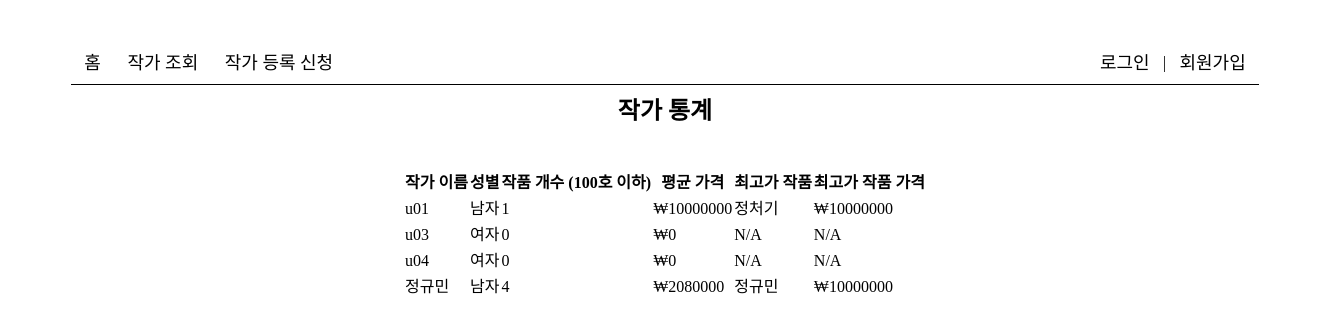
Screenshot of /artist_statistics/ with the database file from the repository.
### posts/models.py (models this page shows, shortened)
class Artist(models.Model):
    GENDER_CHOICES = [
        ('M', '남자'),
        ('F', '여자'),
    ]
    STATUS_CHOICES = [
        ('P', '대기중'),  # Pending
        ('A', '승인됨'),  # Approved
        ('R', '거부됨'),  # Rejected
    ]
    user = models.OneToOneField(User, on_delete=models.CASCADE)  # 사용자와 1:1 관계
    name = models.CharField(max_length=16)
    gender = models.CharField(max_length=1, choices=GENDER_CHOICES)
    birth_date = models.DateField()
    email = models.EmailField(unique=True)
    profile_image = models.ImageField(upload_to='artist_images/', blank=True, null=True)  # 작가 프로필 이미지
    contact = models.CharField(max_length=100, blank=True, null=True)
    status = models.CharField(max_length=1, choices=STATUS_CHOICES, default='P')  # 작가 상태

class Artwork(models.Model):
    artist = models.ForeignKey(Artist, on_delete=models.CASCADE)  # 작가와 1:N 관계
    title = models.CharField(max_length=64)
    price = models.DecimalField(max_digits=10, decimal_places=2)
    hoosu = models.PositiveIntegerField()  # 호수 (1 이상 500 이하의 숫자)
    created_at = models.DateTimeField(auto_now_add=True)
    artwork_image = models.ImageField(upload_to='artwork_images/', blank=True, null=True)  # 작품 이미지

### posts/views.py (the view)
# urls.py: path('artist_statistics/', views.artist_statistics, name='artist_statistics'),
def artist_statistics(request):
    artists = Artist.objects.all()
    artist_stats = []
    for artist in artists:
        artworks = Artwork.objects.filter(artist=artist)
        if artworks.exists():
            artwork_count_below_100 = artworks.filter(hoosu__lte=100).count()
            average_price = artworks.aggregate(Avg('price'))['price__avg']
            most_expensive_artwork = artworks.order_by('-price').first()
            least_expensive_artwork = artworks.order_by('price').first()
            artist_stats.append({
                'artist': artist,
                'artwork_count_below_100': artwork_count_below_100,
                'average_price': average_price if average_price else 0,
                'most_expensive_artwork': most_expensive_artwork,
                'least_expensive_artwork': least_expensive_artwork,
            })
        else:
            artist_stats.append({
                'artist': artist,
                'artwork_count_below_100': 0,
                'average_price': 0,
                'most_expensive_artwork': None,
                'least_expensive_artwork': None,
            })
    return render(request, 'posts/artist_statistics.html', {'artist_stats': artist_stats})

### posts/templates/posts/artist_statistics.html (shortened to what this page needs)
<!DOCTYPE html>
<html lang="en">
<head>
    {% load static %}
    <link rel="stylesheet" href="{% static 'posts/css/style.css' %}">
</head>
<body>
    {% include 'posts/header.html' %}
    <main>
        <section class="mt20">
            <div class="container cc">
                <h1 class="tc">작가 통계</h1>
                <table class="statistics_table mt6">
                    <thead>
                        <tr>
                            <th>작가 이름</th>
                            <th>성별</th>
                            <th>작품 개수 (100호 이하)</th>
                            <th>평균 가격</th>
                            <th>최고가 작품</th>
                            <th>최고가 작품 가격</th>
                        </tr>
                    </thead>
                    <tbody>
                        {% for stat in artist_stats %}
                        <tr>
                            <td>{{ stat.artist.name }}</td>
                            <td>{{ stat.artist.get_gender_display }}</td>
                            <td>{{ stat.artwork_count_below_100 }}</td>
                            <td>₩{{ stat.average_price|floatformat:0 }}</td><td>
                                {% if stat.most_expensive_artwork %}
                                    {{ stat.most_expensive_artwork.title }}
                                {% else %}
                                    N/A
                                {% endif %}
                            </td><td>
                                {% if stat.most_expensive_artwork %}
                                    ₩{{ stat.most_expensive_artwork.price|floatformat:0 }}
                                {% else %}
                                    N/A
                                {% endif %}
                            </td>
                        </tr>
                        {% empty %}
                        <tr>
                            <td colspan="6" class="tc">통계 데이터가 없습니다.</td>
                        </tr>
                        {% endfor %}
                    </tbody>
                </table>
            </div>
        </section>
    </main>
</body>
</html>

### posts/static/posts/css/style.css (style rules this page uses)
* { margin: 0; padding: 0; box-sizing: border-box; line-height: 1.5em; }
body { width: 100%; }
section { position: relative; }
.container { width: 1320px; position: relative; margin: 0 auto; }
.cc { display: flex; flex-flow: column; justify-content: center; align-items: center; }
.tc { text-align: center; }
.mt6 { margin-top: 3vw; }
.mt20 { padding-top: 7vw; padding-bottom: 7vw; }

### rows the page displays
Artist: artist.name "u01", artist.gender "남자", artwork_count_below_100 "1", average_price "10000000", most_expensive_artwork "정처기", most_expensive_artwork.price "10000000"
Artist: artist.name "u03", artist.gender "여자", artwork_count_below_100 "0", average_price "0", shows "N/A"
Artist: artist.name "u04", artist.gender "여자", artwork_count_below_100 "0", average_price "0", shows "N/A"
Artist: artist.name "정규민", artist.gender "남자", artwork_count_below_100 "4", average_price "2080000", most_expensive_artwork "정규민", most_expensive_artwork.price "10000000"
